Frame 1 (no input): blank canvas, image omitted
Frame 60 (no input): blank canvas, image omitted
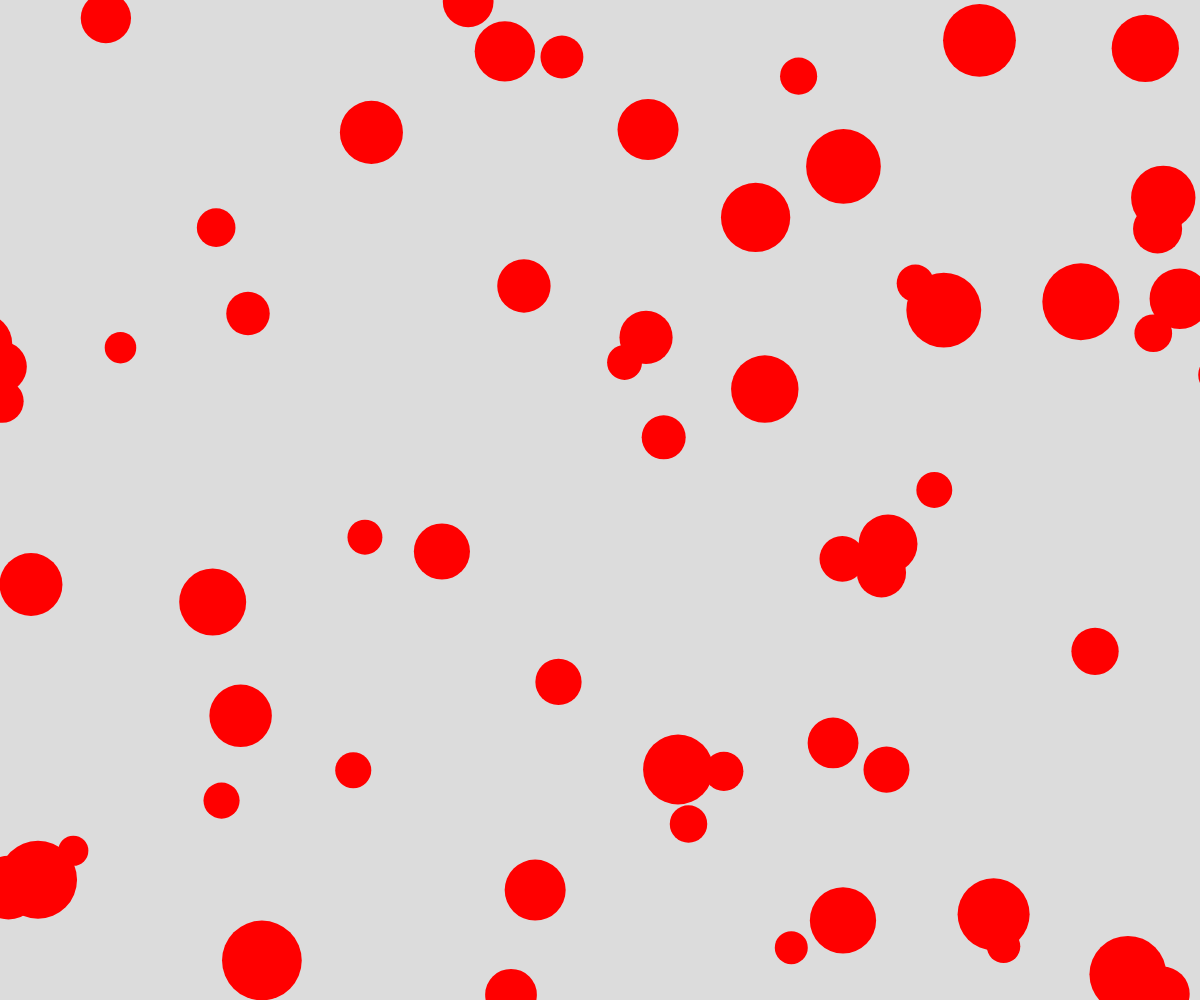
Frame 120 (the mouse pressed at the canvas centre since frame 60)

The p5.js sketch whose frames 1 and 60 were blank and that drew this single picture after the mouse press (run headless with seeded random() and noise() and a simulated clock; from frame 60 on, the mouse is pressed at the canvas centre):

// p5.js sketch
// ── sketch.js
// Bouncing Balls Demo

let ballArray = [];

function setup() {
  createCanvas(windowWidth, windowHeight);
  noStroke();
}

function draw() {
  background(220);
  if (mouseIsPressed) {
    spawnBall();
  }
  for (let ball of ballArray) {
    fill("red");
    ball.x += ball.dx;
    ball.y += ball.dy;
    if (ball.x + ball.radius < 0) {
      ball.x = width + ball.radius;
    }
    else if (ball.x - ball.radius > width) {
      ball.x = 0 - ball.radius;
    }
    if (ball.y + ball.radius < 0) {
      ball.y = height + ball.radius;
    }
    else if (ball.y - ball.radius > height) {
      ball.y = 0 - ball.radius;
    }
    circle(ball.x, ball.y, ball.radius * 2);
  }
}

function spawnBall() {
  let someBall = {
    x: random(width),
    y: random(height),
    radius: random(15, 40), 
    dx: random(-5, 5),
    dy: random(-5, 5)
  };
  ballArray.push(someBall);
}
